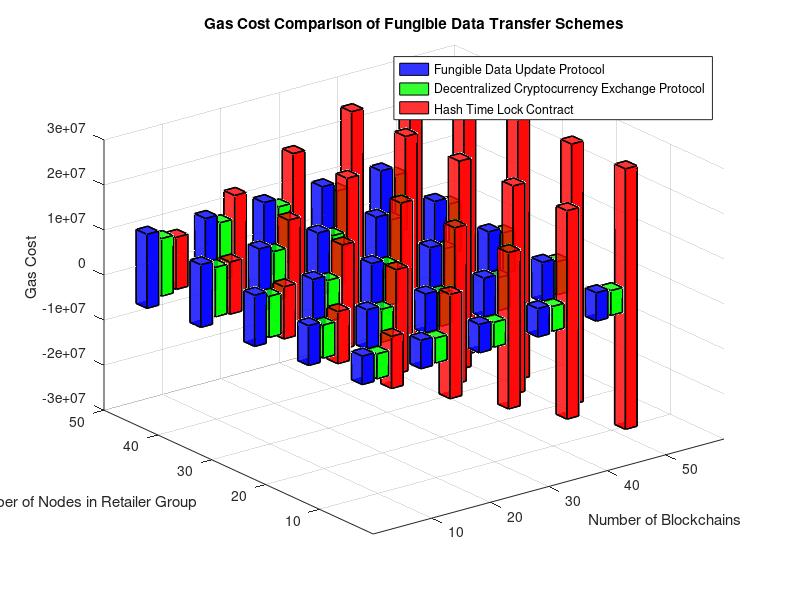

This chart was generated by the following MATLAB code:
% Define the range of blockchains and nodes in the retailer group
blockchains = [10, 20, 30, 40, 50];
nodes = [10, 20, 30, 40, 50];

% Calculate gas costs for each scheme
num_blockchains = length(blockchains);
num_nodes = length(nodes);

gas_costs = zeros(num_blockchains, num_nodes, 3);

for i = 1:num_blockchains
    for j = 1:num_nodes
        N = blockchains(i);
        k = nodes(j);

        gas_costs(i, j, 1) = (1846677 + 1593068 + 349517) + k * 252786;
        gas_costs(i, j, 2) = 3690283 + k * 181591;
        gas_costs(i, j, 3) = 1156622 * N;
    end
end

% Create 3D bar plot for all schemes
figure;
hold on;

% Plot the bars for each scheme
colors = {'b', 'g', 'r'};
offsets = [-0.25, 0, 0.25];
bar_width = 0.2;

for scheme = 1:size(gas_costs, 3)
    for i = 1:num_blockchains
        for j = 1:num_nodes
            % Draw the cuboid
            X = [i + offsets(scheme) - bar_width/2, i + offsets(scheme) + bar_width/2];
            Y = [j - bar_width/2, j + bar_width/2];
            Z = gas_costs(i, j, scheme);
            drawCuboid([X(1), Y(1), 0, bar_width, bar_width, Z], 'FaceColor', colors{scheme}, 'EdgeColor', 'k', 'LineWidth', 1, 'FaceAlpha', 0.8);
        end
    end
end

% Customize plot appearance
title('Gas Cost Comparison of Fungible Data Transfer Schemes');
xlabel('Number of Blockchains');
ylabel('Number of Nodes in Retailer Group');
zlabel('Gas Cost');

% Add legend
p1 = patch(NaN, NaN, 'b', 'FaceAlpha', 0.8);
p2 = patch(NaN, NaN, 'g', 'FaceAlpha', 0.8);
p3 = patch(NaN, NaN, 'r', 'FaceAlpha', 0.8);
legend([p1, p2, p3], 'Fungible Data Update Protocol', 'Decentralized Cryptocurrency Exchange Protocol', 'Hash Time Lock Contract');

% Show the figure
hold off;
grid on;
view(3);
set(gca,'xtick',1:5,'xticklabel',blockchains);
set(gca,'ytick',1:5,'yticklabel',nodes);
